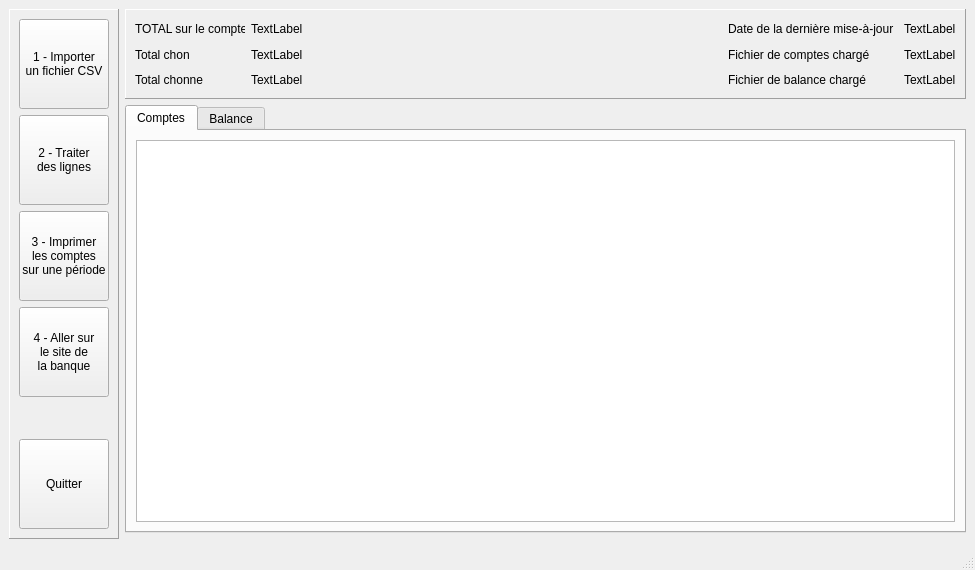
<?xml version="1.0" encoding="UTF-8"?>
<ui version="4.0">
 <class>MainWindow</class>
 <widget class="QMainWindow" name="MainWindow">
  <property name="geometry">
   <rect>
    <x>0</x>
    <y>0</y>
    <width>975</width>
    <height>570</height>
   </rect>
  </property>
  <property name="minimumSize">
   <size>
    <width>975</width>
    <height>570</height>
   </size>
  </property>
  <property name="windowTitle">
   <string>Comptes</string>
  </property>
  <widget class="QWidget" name="centralwidget">
   <layout class="QGridLayout" name="gridLayout_2">
    <item row="0" column="1">
     <widget class="QFrame" name="F_Infos_generales">
      <property name="minimumSize">
       <size>
        <width>840</width>
        <height>90</height>
       </size>
      </property>
      <property name="maximumSize">
       <size>
        <width>16777215</width>
        <height>90</height>
       </size>
      </property>
      <property name="frameShape">
       <enum>QFrame::Panel</enum>
      </property>
      <property name="frameShadow">
       <enum>QFrame::Raised</enum>
      </property>
      <layout class="QGridLayout" name="gridLayout">
       <item row="2" column="5">
        <widget class="QLabel" name="L_Nom_du_fichier_de_balance_charge">
         <property name="text">
          <string>TextLabel</string>
         </property>
        </widget>
       </item>
       <item row="0" column="0">
        <widget class="QLabel" name="label">
         <property name="minimumSize">
          <size>
           <width>110</width>
           <height>20</height>
          </size>
         </property>
         <property name="maximumSize">
          <size>
           <width>110</width>
           <height>20</height>
          </size>
         </property>
         <property name="text">
          <string>TOTAL sur le compte</string>
         </property>
        </widget>
       </item>
       <item row="0" column="4">
        <widget class="QLabel" name="label_3">
         <property name="minimumSize">
          <size>
           <width>170</width>
           <height>20</height>
          </size>
         </property>
         <property name="maximumSize">
          <size>
           <width>170</width>
           <height>20</height>
          </size>
         </property>
         <property name="text">
          <string>Date de la dernière mise-à-jour</string>
         </property>
        </widget>
       </item>
       <item row="0" column="5">
        <widget class="QLabel" name="L_Date_update">
         <property name="text">
          <string>TextLabel</string>
         </property>
        </widget>
       </item>
       <item row="0" column="1">
        <widget class="QLabel" name="L_Total">
         <property name="text">
          <string>TextLabel</string>
         </property>
        </widget>
       </item>
       <item row="0" column="3">
        <spacer name="horizontalSpacer">
         <property name="orientation">
          <enum>Qt::Horizontal</enum>
         </property>
         <property name="sizeHint" stdset="0">
          <size>
           <width>422</width>
           <height>17</height>
          </size>
         </property>
        </spacer>
       </item>
       <item row="2" column="0">
        <widget class="QLabel" name="label_4">
         <property name="minimumSize">
          <size>
           <width>110</width>
           <height>20</height>
          </size>
         </property>
         <property name="maximumSize">
          <size>
           <width>110</width>
           <height>20</height>
          </size>
         </property>
         <property name="text">
          <string>Total chonne</string>
         </property>
        </widget>
       </item>
       <item row="2" column="1">
        <widget class="QLabel" name="L_Total_chonne">
         <property name="text">
          <string>TextLabel</string>
         </property>
        </widget>
       </item>
       <item row="1" column="1">
        <widget class="QLabel" name="L_Total_chon">
         <property name="text">
          <string>TextLabel</string>
         </property>
        </widget>
       </item>
       <item row="1" column="0">
        <widget class="QLabel" name="label_2">
         <property name="minimumSize">
          <size>
           <width>110</width>
           <height>20</height>
          </size>
         </property>
         <property name="maximumSize">
          <size>
           <width>110</width>
           <height>20</height>
          </size>
         </property>
         <property name="text">
          <string>Total chon</string>
         </property>
        </widget>
       </item>
       <item row="1" column="5">
        <widget class="QLabel" name="L_Nom_du_fichier_de_comptes_charge">
         <property name="text">
          <string>TextLabel</string>
         </property>
        </widget>
       </item>
       <item row="1" column="4">
        <widget class="QLabel" name="label_5">
         <property name="minimumSize">
          <size>
           <width>170</width>
           <height>20</height>
          </size>
         </property>
         <property name="text">
          <string>Fichier de comptes chargé</string>
         </property>
        </widget>
       </item>
       <item row="2" column="4">
        <widget class="QLabel" name="label_7">
         <property name="minimumSize">
          <size>
           <width>170</width>
           <height>20</height>
          </size>
         </property>
         <property name="text">
          <string>Fichier de balance chargé</string>
         </property>
        </widget>
       </item>
       <item row="1" column="3">
        <spacer name="horizontalSpacer_2">
         <property name="orientation">
          <enum>Qt::Horizontal</enum>
         </property>
         <property name="sizeHint" stdset="0">
          <size>
           <width>40</width>
           <height>20</height>
          </size>
         </property>
        </spacer>
       </item>
       <item row="2" column="3">
        <spacer name="horizontalSpacer_3">
         <property name="orientation">
          <enum>Qt::Horizontal</enum>
         </property>
         <property name="sizeHint" stdset="0">
          <size>
           <width>40</width>
           <height>20</height>
          </size>
         </property>
        </spacer>
       </item>
      </layout>
     </widget>
    </item>
    <item row="0" column="0" rowspan="3">
     <widget class="QFrame" name="F_Boutons">
      <property name="minimumSize">
       <size>
        <width>110</width>
        <height>517</height>
       </size>
      </property>
      <property name="maximumSize">
       <size>
        <width>110</width>
        <height>16777215</height>
       </size>
      </property>
      <property name="frameShape">
       <enum>QFrame::Panel</enum>
      </property>
      <property name="frameShadow">
       <enum>QFrame::Raised</enum>
      </property>
      <layout class="QVBoxLayout" name="verticalLayout">
       <item>
        <widget class="QPushButton" name="B_Import_CSV">
         <property name="minimumSize">
          <size>
           <width>90</width>
           <height>90</height>
          </size>
         </property>
         <property name="maximumSize">
          <size>
           <width>90</width>
           <height>90</height>
          </size>
         </property>
         <property name="font">
          <font>
           <strikeout>false</strikeout>
          </font>
         </property>
         <property name="autoFillBackground">
          <bool>false</bool>
         </property>
         <property name="text">
          <string>1 - Importer
un fichier CSV</string>
         </property>
        </widget>
       </item>
       <item>
        <widget class="QPushButton" name="B_Traiter_lignes">
         <property name="minimumSize">
          <size>
           <width>90</width>
           <height>90</height>
          </size>
         </property>
         <property name="maximumSize">
          <size>
           <width>90</width>
           <height>90</height>
          </size>
         </property>
         <property name="text">
          <string>2 - Traiter 
des lignes</string>
         </property>
        </widget>
       </item>
       <item>
        <widget class="QPushButton" name="B_Impression">
         <property name="minimumSize">
          <size>
           <width>90</width>
           <height>90</height>
          </size>
         </property>
         <property name="maximumSize">
          <size>
           <width>90</width>
           <height>90</height>
          </size>
         </property>
         <property name="text">
          <string>3 - Imprimer
les comptes 
sur une période</string>
         </property>
        </widget>
       </item>
       <item>
        <widget class="QPushButton" name="B_Internet">
         <property name="minimumSize">
          <size>
           <width>90</width>
           <height>90</height>
          </size>
         </property>
         <property name="maximumSize">
          <size>
           <width>90</width>
           <height>90</height>
          </size>
         </property>
         <property name="text">
          <string>4 - Aller sur
le site de 
la banque</string>
         </property>
        </widget>
       </item>
       <item>
        <spacer name="verticalSpacer">
         <property name="orientation">
          <enum>Qt::Vertical</enum>
         </property>
         <property name="sizeHint" stdset="0">
          <size>
           <width>20</width>
           <height>110</height>
          </size>
         </property>
        </spacer>
       </item>
       <item>
        <widget class="QPushButton" name="B_Quitter">
         <property name="minimumSize">
          <size>
           <width>90</width>
           <height>90</height>
          </size>
         </property>
         <property name="maximumSize">
          <size>
           <width>90</width>
           <height>90</height>
          </size>
         </property>
         <property name="text">
          <string>Quitter</string>
         </property>
        </widget>
       </item>
      </layout>
     </widget>
    </item>
    <item row="1" column="1">
     <widget class="QTabWidget" name="TW_Donnees">
      <property name="minimumSize">
       <size>
        <width>817</width>
        <height>420</height>
       </size>
      </property>
      <property name="currentIndex">
       <number>0</number>
      </property>
      <widget class="QWidget" name="T_Comptes">
       <property name="minimumSize">
        <size>
         <width>831</width>
         <height>395</height>
        </size>
       </property>
       <attribute name="title">
        <string>Comptes</string>
       </attribute>
       <layout class="QGridLayout" name="gridLayout_3">
        <item row="0" column="0">
         <widget class="QTableView" name="TV_Comptes">
          <property name="minimumSize">
           <size>
            <width>817</width>
            <height>382</height>
           </size>
          </property>
         </widget>
        </item>
       </layout>
      </widget>
      <widget class="QWidget" name="T_Balance">
       <property name="minimumSize">
        <size>
         <width>831</width>
         <height>395</height>
        </size>
       </property>
       <attribute name="title">
        <string>Balance</string>
       </attribute>
       <layout class="QGridLayout" name="gridLayout_4">
        <item row="0" column="0">
         <widget class="QTableView" name="TV_Balance">
          <property name="minimumSize">
           <size>
            <width>817</width>
            <height>382</height>
           </size>
          </property>
         </widget>
        </item>
       </layout>
      </widget>
     </widget>
    </item>
   </layout>
  </widget>
  <widget class="QMenuBar" name="menubar">
   <property name="geometry">
    <rect>
     <x>0</x>
     <y>0</y>
     <width>975</width>
     <height>21</height>
    </rect>
   </property>
  </widget>
  <widget class="QStatusBar" name="statusbar"/>
 </widget>
 <resources/>
 <connections/>
</ui>
